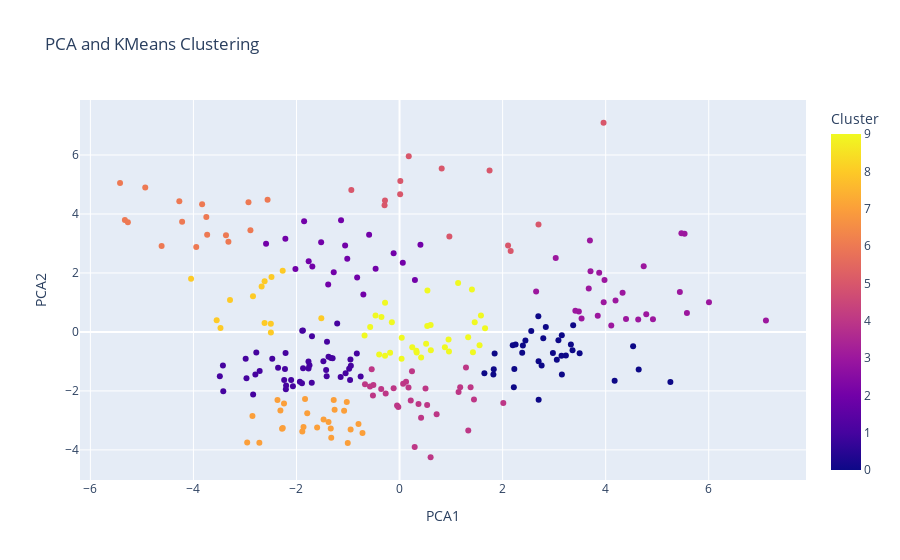

The notebook cell saved with this chart:
### Markdown cell above
To improve the model, we will use Principle Component Analysis to reduce the dimensionality of the model so we can visualize it in a scatterplot.

### Code cell
#Run the PCA clustering with two components so we can visualize the clusters in a scatterplot
df_new_PCA = scaled_df.copy()
pca = PCA(n_components=2)
pca_result = pca.fit_transform(df_new_PCA)

kmeans = KMeans(n_clusters=10, random_state=1)
clusters = kmeans.fit_predict(pca_result) #Fit and predict with the PCA data 

pca_df = pd.DataFrame(data=pca_result, columns=['PCA1', 'PCA2'])
pca_df['Cluster'] = clusters
pca_df['Name'] = dfPlayerCol['Name']

fig = px.scatter(pca_df, x='PCA1', y='PCA2', color='Cluster', title='PCA and KMeans Clustering', hover_data={'Name': True}) #Visualize the clusters in a scatter plot
fig.show()

### Figure 1 — Plotly figure (JSON) as saved in the notebook; plotly's stock layout.template omitted (floating-point values rounded to 4 significant figures; data arrays with more than 128 entries replaced by an {"elided": "..."} marker saying what was removed)
{"data": [{"customdata": {"elided": "250x1 str values"}, "hovertemplate": "PCA1=%{x}<br>PCA2=%{y}<br>Name=%{customdata[0]}<br>Cluster=%{marker.color}<extra></extra>", "legendgroup": "", "marker": {"color": {"elided": "250 int values"}, "coloraxis": "coloraxis", "symbol": "circle"}, "mode": "markers", "name": "", "orientation": "v", "showlegend": false, "type": "scatter", "x": {"elided": "250 float values"}, "xaxis": "x", "y": {"elided": "250 float values"}, "yaxis": "y"}], "layout": {"coloraxis": {"colorbar": {"title": {"text": "Cluster"}}, "colorscale": [[0, "#0d0887"], [0.1111, "#46039f"], [0.2222, "#7201a8"], [0.3333, "#9c179e"], [0.4444, "#bd3786"], [0.5556, "#d8576b"], [0.6667, "#ed7953"], [0.7778, "#fb9f3a"], [0.8889, "#fdca26"], [1, "#f0f921"]]}, "legend": {"tracegroupgap": 0}, "title": {"text": "PCA and KMeans Clustering"}, "xaxis": {"anchor": "y", "domain": [0, 1], "title": {"text": "PCA1"}}, "yaxis": {"anchor": "x", "domain": [0, 1], "title": {"text": "PCA2"}}}}
